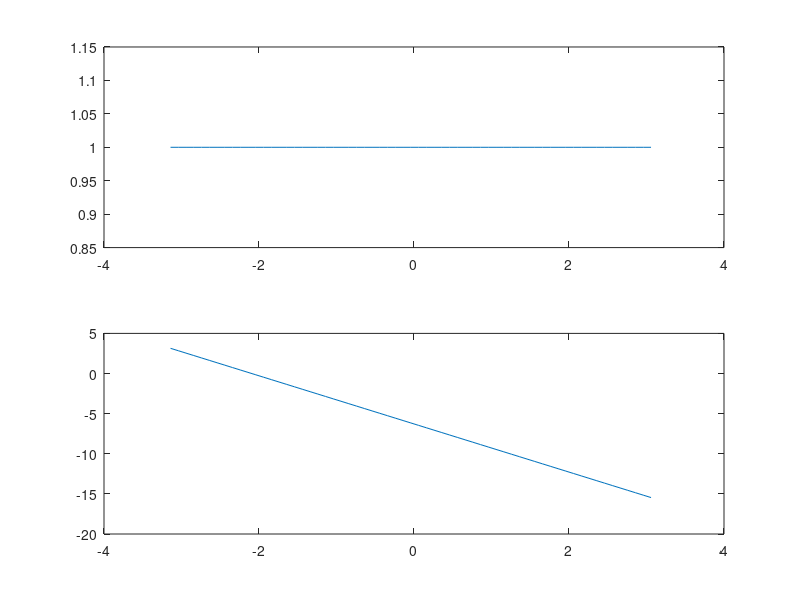
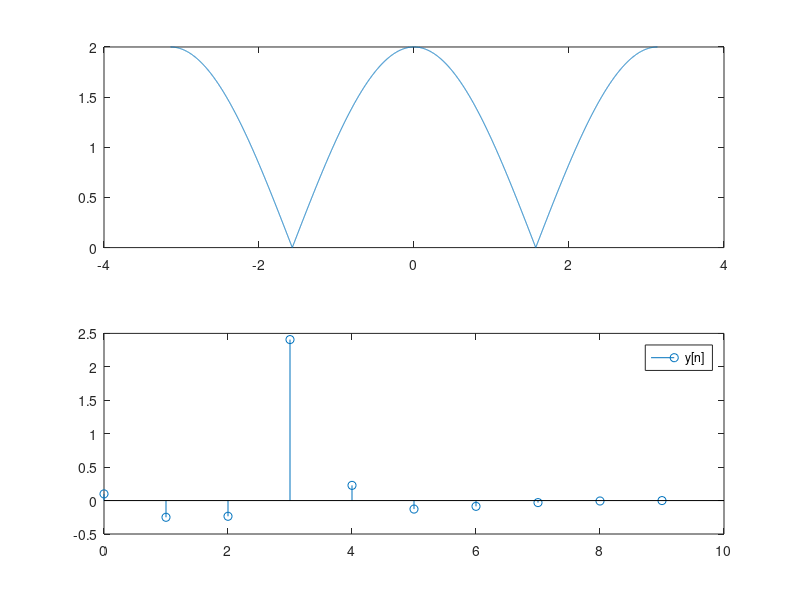
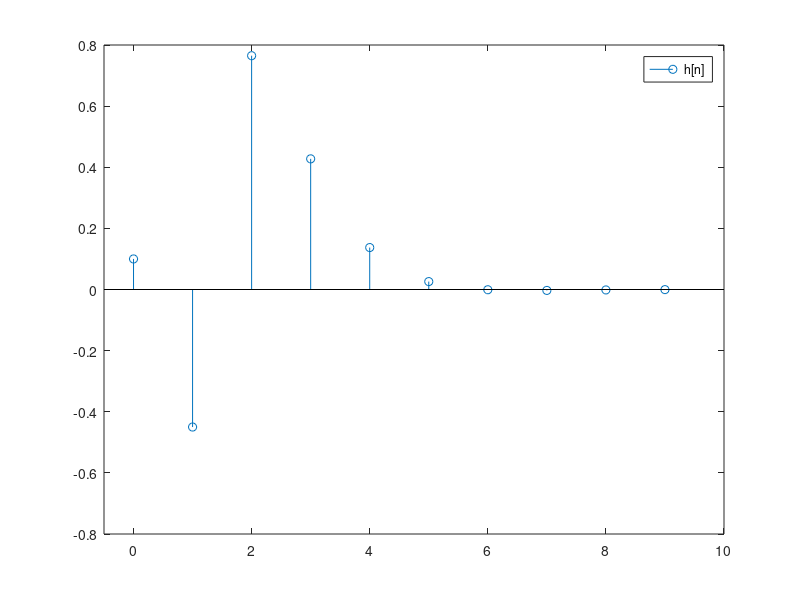
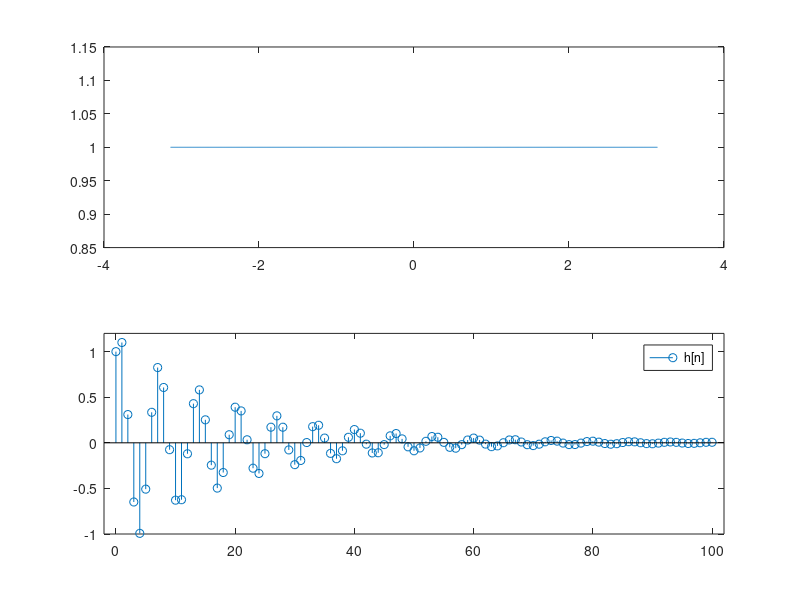

Write MATLAB code to recreate these figures, in order.
% BME 252 DT frequency response and filter demo
% Nima Maftoom July 2021

close all

%% Delay filter example in the course note 
w=-pi:0.1:pi;
TFZ= @(z) (1)./(z.^3);
HZ1=TFZ(exp(1j*w));
figure
subplot(2,1,1)
% loglog(w,abs(HZ1));
plot(w,abs(HZ1));
subplot(2,1,2)
% semilogx(w,unwrap(angle(HZ1)));
plot(w,unwrap(angle(HZ1)));

%% Notch filter example in the course note 
w=1*(-pi:0.001:pi);
TFZ= @(z) (z.^2+1)./(z.^2);
HZ1=TFZ(exp(1j*w));
figure
subplot(2,1,1)
% loglog(w,abs(HZ1));
plot(w,abs(HZ1));
subplot(2,1,2)
% semilogx(w,unwrap(angle(HZ1)));
plot(w,unwrap(angle(HZ1)));
%% Example A in the course note 
% solution of the difference equation
% y[n]=0.5y[n-1]-0.1y[n-2]+0.1x[n]-0.5x[n-1]+x[n-2]

% part (a)
%response to x[n]=[1,2,-1],n=0,1,2
 N=10;
 a=[1 -0.5 0.1];
 b=[0.1 -0.5 1];
 x=[1 2 -1 zeros(1,7)];
 y=filter(b,a,x);
 stem(0:N-1,y);
 legend('y[n]');
 
% part (b) 
%impulse response
figure
N=10;
a=[1 -0.5 0.1];
b=[0.1 -0.5 1];
d=[1 zeros(1,N-1)];
h=filter(b,a,d);
stem(0:N-1,h);
xlim([-.5 10]);
legend('h[n]');

% part (c)
w=1*(-pi:0.001:pi);
TFZ= @(z) (1-0.5*z+0.1*z.^2)./(0.1-0.5*z+z.^2);
HZ1=TFZ(exp(1j*w));
figure
subplot(2,1,1)
% loglog(w,abs(HZ1));
plot(w,abs(HZ1));
subplot(2,1,2)
% semilogx(w,unwrap(angle(HZ1)));
plot(w,unwrap(angle(HZ1)));

%% Example B in the course note 
% solution of the difference equation
% y[n]-1.1y[n-1]+0.9y[n-2]=x[n]

% part (a)
%response to x[n]=[1,2,-1],n=0,1,2
a=[1 -1.1 0.9];
b=1;
n=0:100;
x1=[1 2 -1];
n2=3:100;
x2=zeros(size(n2));
x=[x1 x2];
y=filter(b,a,x);
stem(n,y);
axis([ -2 102 -3 3.5]);
legend('y[n]');

% part (b)
%impulse response
a=[1 -1.1 0.9];
b=1;
n=0:100;
x=[1,zeros(1,100)]
h=filter(b,a,x);
stem(n,h);
axis([ -2 102 -1 1.2]);
legend('h[n]');
